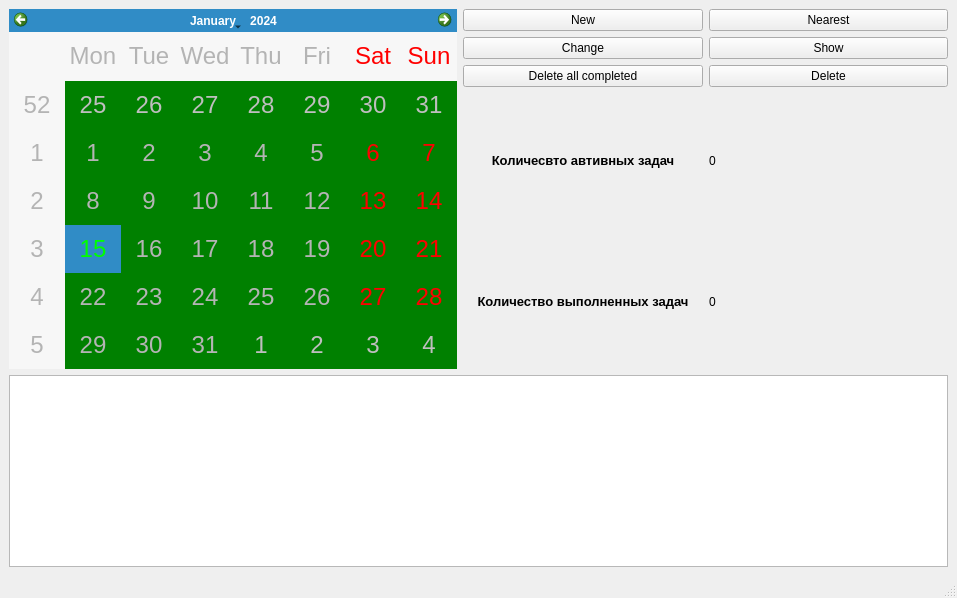
<?xml version="1.0" encoding="UTF-8"?>
<ui version="4.0">
 <class>MainWindow</class>
 <widget class="QMainWindow" name="MainWindow">
  <property name="geometry">
   <rect>
    <x>0</x>
    <y>0</y>
    <width>957</width>
    <height>598</height>
   </rect>
  </property>
  <property name="windowTitle">
   <string>MainWindow</string>
  </property>
  <widget class="QWidget" name="centralwidget">
   <layout class="QGridLayout" name="gridLayout">
    <item row="0" column="0" rowspan="2">
     <widget class="QCalendarWidget" name="calendarWidget">
      <property name="sizePolicy">
       <sizepolicy hsizetype="Maximum" vsizetype="Minimum">
        <horstretch>0</horstretch>
        <verstretch>10</verstretch>
       </sizepolicy>
      </property>
      <property name="minimumSize">
       <size>
        <width>100</width>
        <height>100</height>
       </size>
      </property>
      <property name="styleSheet">
       <string notr="true">QCalendarWidget QAbstractItemView:enabled 
{
	font-size:24px;  
	color: rgb(180, 180, 180);  
	background-color: green;  // here background-color is changed !!!
	selection-background-color: rgb(64, 64, 64); 
	selection-color: rgb(0, 255, 0); 
}
</string>
      </property>
     </widget>
    </item>
    <item row="0" column="1">
     <layout class="QGridLayout" name="gridLayout_2">
      <item row="1" column="0">
       <widget class="QPushButton" name="changeButton">
        <property name="text">
         <string>Change</string>
        </property>
       </widget>
      </item>
      <item row="0" column="0">
       <widget class="QPushButton" name="newButton">
        <property name="text">
         <string>New</string>
        </property>
       </widget>
      </item>
      <item row="3" column="0">
       <widget class="QPushButton" name="delete_completed_Button">
        <property name="text">
         <string>Delete all completed</string>
        </property>
       </widget>
      </item>
      <item row="0" column="1">
       <widget class="QPushButton" name="nearest_Button">
        <property name="text">
         <string>Nearest</string>
        </property>
       </widget>
      </item>
      <item row="1" column="1">
       <widget class="QPushButton" name="showButton">
        <property name="text">
         <string>Show</string>
        </property>
       </widget>
      </item>
      <item row="3" column="1">
       <widget class="QPushButton" name="deleteButton">
        <property name="text">
         <string>Delete</string>
        </property>
       </widget>
      </item>
     </layout>
    </item>
    <item row="2" column="0" rowspan="2" colspan="2">
     <widget class="QTableView" name="dataTable">
      <property name="sizePolicy">
       <sizepolicy hsizetype="Expanding" vsizetype="Expanding">
        <horstretch>0</horstretch>
        <verstretch>0</verstretch>
       </sizepolicy>
      </property>
      <property name="baseSize">
       <size>
        <width>0</width>
        <height>0</height>
       </size>
      </property>
      <property name="font">
       <font>
        <family>Roman</family>
       </font>
      </property>
     </widget>
    </item>
    <item row="1" column="1">
     <layout class="QGridLayout" name="gridLayout_3">
      <item row="0" column="1">
       <widget class="QLabel" name="count_active">
        <property name="text">
         <string>0</string>
        </property>
       </widget>
      </item>
      <item row="2" column="0">
       <widget class="QLabel" name="label_3">
        <property name="text">
         <string>&lt;html&gt;&lt;head/&gt;&lt;body&gt;&lt;p align=&quot;center&quot;&gt;&lt;span style=&quot; font-size:10pt; font-weight:600;&quot;&gt;Количество выполненных задач&lt;/span&gt;&lt;/p&gt;&lt;/body&gt;&lt;/html&gt;</string>
        </property>
       </widget>
      </item>
      <item row="2" column="1">
       <widget class="QLabel" name="count_nonactive">
        <property name="text">
         <string>0</string>
        </property>
       </widget>
      </item>
      <item row="0" column="0">
       <widget class="QLabel" name="label">
        <property name="text">
         <string>&lt;html&gt;&lt;head/&gt;&lt;body&gt;&lt;p align=&quot;center&quot;&gt;&lt;span style=&quot; font-size:10pt; font-weight:600;&quot;&gt;Количесвто автивных задач&lt;/span&gt;&lt;/p&gt;&lt;/body&gt;&lt;/html&gt;</string>
        </property>
       </widget>
      </item>
     </layout>
    </item>
   </layout>
  </widget>
  <widget class="QMenuBar" name="menubar">
   <property name="geometry">
    <rect>
     <x>0</x>
     <y>0</y>
     <width>957</width>
     <height>21</height>
    </rect>
   </property>
  </widget>
  <widget class="QStatusBar" name="statusbar"/>
 </widget>
 <resources/>
 <connections/>
</ui>
